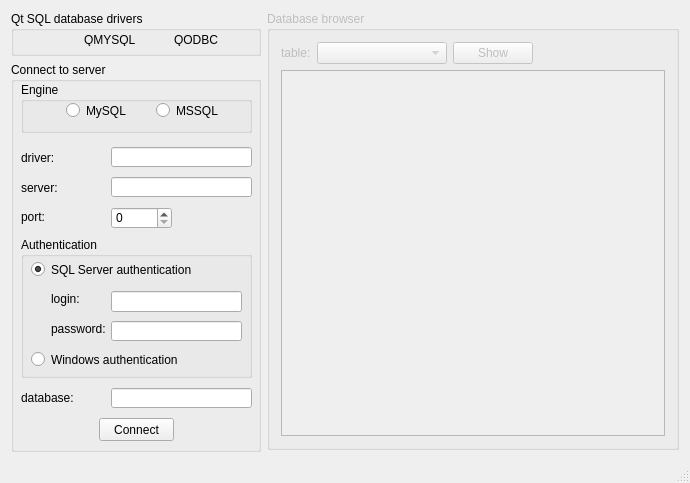
<?xml version="1.0" encoding="UTF-8"?>
<ui version="4.0">
 <class>MainWindow</class>
 <widget class="QMainWindow" name="MainWindow">
  <property name="geometry">
   <rect>
    <x>0</x>
    <y>0</y>
    <width>690</width>
    <height>483</height>
   </rect>
  </property>
  <property name="sizePolicy">
   <sizepolicy hsizetype="MinimumExpanding" vsizetype="MinimumExpanding">
    <horstretch>0</horstretch>
    <verstretch>0</verstretch>
   </sizepolicy>
  </property>
  <property name="minimumSize">
   <size>
    <width>690</width>
    <height>483</height>
   </size>
  </property>
  <property name="windowTitle">
   <string>Qt SQL Example</string>
  </property>
  <property name="windowIcon">
   <iconset resource="../res/icons.qrc">
    <normaloff>:/icons/database.ico</normaloff>:/icons/database.ico</iconset>
  </property>
  <widget class="QWidget" name="centralWidget">
   <layout class="QHBoxLayout" name="horizontalLayout_4">
    <item>
     <layout class="QVBoxLayout" name="verticalLayout_2">
      <item>
       <widget class="QGroupBox" name="groupBox_sql_drivers">
        <property name="sizePolicy">
         <sizepolicy hsizetype="Fixed" vsizetype="Fixed">
          <horstretch>0</horstretch>
          <verstretch>0</verstretch>
         </sizepolicy>
        </property>
        <property name="minimumSize">
         <size>
          <width>250</width>
          <height>45</height>
         </size>
        </property>
        <property name="title">
         <string>Qt SQL database drivers</string>
        </property>
        <widget class="QLabel" name="label_qmysql_icon">
         <property name="geometry">
          <rect>
           <x>53</x>
           <y>23</y>
           <width>13</width>
           <height>13</height>
          </rect>
         </property>
         <property name="text">
          <string/>
         </property>
         <property name="pixmap">
          <pixmap resource="../res/icons.qrc">:/icons/failure.ico</pixmap>
         </property>
        </widget>
        <widget class="QLabel" name="label_qodbc_icon">
         <property name="geometry">
          <rect>
           <x>143</x>
           <y>23</y>
           <width>13</width>
           <height>13</height>
          </rect>
         </property>
         <property name="text">
          <string/>
         </property>
         <property name="pixmap">
          <pixmap resource="../res/icons.qrc">:/icons/failure.ico</pixmap>
         </property>
        </widget>
        <widget class="QLabel" name="label_7">
         <property name="geometry">
          <rect>
           <x>73</x>
           <y>22</y>
           <width>65</width>
           <height>13</height>
          </rect>
         </property>
         <property name="text">
          <string>QMYSQL</string>
         </property>
        </widget>
        <widget class="QLabel" name="label_8">
         <property name="geometry">
          <rect>
           <x>163</x>
           <y>22</y>
           <width>65</width>
           <height>13</height>
          </rect>
         </property>
         <property name="text">
          <string>QODBC</string>
         </property>
        </widget>
       </widget>
      </item>
      <item>
       <widget class="QGroupBox" name="groupBox_sql_connect">
        <property name="sizePolicy">
         <sizepolicy hsizetype="Fixed" vsizetype="Fixed">
          <horstretch>0</horstretch>
          <verstretch>0</verstretch>
         </sizepolicy>
        </property>
        <property name="minimumSize">
         <size>
          <width>250</width>
          <height>390</height>
         </size>
        </property>
        <property name="font">
         <font>
          <weight>50</weight>
          <bold>false</bold>
         </font>
        </property>
        <property name="title">
         <string>Connect to server</string>
        </property>
        <property name="flat">
         <bool>false</bool>
        </property>
        <property name="checkable">
         <bool>false</bool>
        </property>
        <widget class="QGroupBox" name="groupBox_authentication">
         <property name="geometry">
          <rect>
           <x>10</x>
           <y>175</y>
           <width>231</width>
           <height>141</height>
          </rect>
         </property>
         <property name="title">
          <string>Authentication</string>
         </property>
         <widget class="QLineEdit" name="lineEdit_login">
          <property name="enabled">
           <bool>true</bool>
          </property>
          <property name="geometry">
           <rect>
            <x>90</x>
            <y>54</y>
            <width>131</width>
            <height>21</height>
           </rect>
          </property>
          <property name="text">
           <string/>
          </property>
         </widget>
         <widget class="QRadioButton" name="radio_sql_authentication">
          <property name="geometry">
           <rect>
            <x>10</x>
            <y>24</y>
            <width>211</width>
            <height>17</height>
           </rect>
          </property>
          <property name="sizePolicy">
           <sizepolicy hsizetype="Expanding" vsizetype="Fixed">
            <horstretch>0</horstretch>
            <verstretch>0</verstretch>
           </sizepolicy>
          </property>
          <property name="text">
           <string>SQL Server authentication</string>
          </property>
          <property name="checked">
           <bool>true</bool>
          </property>
         </widget>
         <widget class="QRadioButton" name="radio_windows_authentication">
          <property name="geometry">
           <rect>
            <x>10</x>
            <y>114</y>
            <width>211</width>
            <height>17</height>
           </rect>
          </property>
          <property name="sizePolicy">
           <sizepolicy hsizetype="Expanding" vsizetype="Fixed">
            <horstretch>0</horstretch>
            <verstretch>0</verstretch>
           </sizepolicy>
          </property>
          <property name="text">
           <string>Windows authentication</string>
          </property>
          <property name="checked">
           <bool>false</bool>
          </property>
         </widget>
         <widget class="QLineEdit" name="lineEdit_password">
          <property name="enabled">
           <bool>true</bool>
          </property>
          <property name="geometry">
           <rect>
            <x>90</x>
            <y>84</y>
            <width>131</width>
            <height>20</height>
           </rect>
          </property>
          <property name="text">
           <string/>
          </property>
          <property name="echoMode">
           <enum>QLineEdit::Password</enum>
          </property>
         </widget>
         <widget class="QLabel" name="label">
          <property name="geometry">
           <rect>
            <x>30</x>
            <y>54</y>
            <width>61</width>
            <height>16</height>
           </rect>
          </property>
          <property name="text">
           <string>login:</string>
          </property>
         </widget>
         <widget class="QLabel" name="label_2">
          <property name="geometry">
           <rect>
            <x>30</x>
            <y>84</y>
            <width>61</width>
            <height>16</height>
           </rect>
          </property>
          <property name="text">
           <string>password:</string>
          </property>
         </widget>
        </widget>
        <widget class="QPushButton" name="button_connect">
         <property name="geometry">
          <rect>
           <x>88</x>
           <y>356</y>
           <width>75</width>
           <height>23</height>
          </rect>
         </property>
         <property name="text">
          <string>Connect</string>
         </property>
         <property name="autoDefault">
          <bool>true</bool>
         </property>
        </widget>
        <widget class="QLabel" name="label_3">
         <property name="geometry">
          <rect>
           <x>10</x>
           <y>115</y>
           <width>81</width>
           <height>21</height>
          </rect>
         </property>
         <property name="text">
          <string>server:</string>
         </property>
        </widget>
        <widget class="QLineEdit" name="lineEdit_server_address">
         <property name="geometry">
          <rect>
           <x>100</x>
           <y>115</y>
           <width>141</width>
           <height>20</height>
          </rect>
         </property>
         <property name="text">
          <string/>
         </property>
        </widget>
        <widget class="QLineEdit" name="lineEdit_database_name">
         <property name="geometry">
          <rect>
           <x>100</x>
           <y>326</y>
           <width>141</width>
           <height>20</height>
          </rect>
         </property>
         <property name="text">
          <string/>
         </property>
        </widget>
        <widget class="QLabel" name="label_4">
         <property name="geometry">
          <rect>
           <x>10</x>
           <y>326</y>
           <width>81</width>
           <height>20</height>
          </rect>
         </property>
         <property name="text">
          <string>database:</string>
         </property>
        </widget>
        <widget class="QLabel" name="label_6">
         <property name="geometry">
          <rect>
           <x>10</x>
           <y>145</y>
           <width>81</width>
           <height>20</height>
          </rect>
         </property>
         <property name="text">
          <string>port:</string>
         </property>
        </widget>
        <widget class="QSpinBox" name="spinBox_server_port">
         <property name="geometry">
          <rect>
           <x>100</x>
           <y>145</y>
           <width>61</width>
           <height>22</height>
          </rect>
         </property>
         <property name="toolTip">
          <string>Default: MySQL 3306; MSSQL 1433</string>
         </property>
         <property name="maximum">
          <number>65535</number>
         </property>
         <property name="value">
          <number>0</number>
         </property>
        </widget>
        <widget class="QLabel" name="label_9">
         <property name="geometry">
          <rect>
           <x>10</x>
           <y>85</y>
           <width>81</width>
           <height>21</height>
          </rect>
         </property>
         <property name="text">
          <string>driver:</string>
         </property>
        </widget>
        <widget class="QLineEdit" name="lineEdit_driver">
         <property name="geometry">
          <rect>
           <x>100</x>
           <y>85</y>
           <width>141</width>
           <height>20</height>
          </rect>
         </property>
         <property name="toolTip">
          <string>For ODBC/MSSQL: &quot;SQL Server&quot; (Windows), &quot;ODBC Driver 13 for SQL Server&quot; (unix), etc.</string>
         </property>
         <property name="text">
          <string/>
         </property>
        </widget>
        <widget class="QGroupBox" name="groupBox_engine">
         <property name="geometry">
          <rect>
           <x>10</x>
           <y>20</y>
           <width>231</width>
           <height>51</height>
          </rect>
         </property>
         <property name="title">
          <string>Engine</string>
         </property>
         <widget class="QRadioButton" name="radio_mssql">
          <property name="geometry">
           <rect>
            <x>135</x>
            <y>20</y>
            <width>82</width>
            <height>17</height>
           </rect>
          </property>
          <property name="text">
           <string>MSSQL</string>
          </property>
         </widget>
         <widget class="QRadioButton" name="radio_mysql">
          <property name="geometry">
           <rect>
            <x>45</x>
            <y>20</y>
            <width>82</width>
            <height>17</height>
           </rect>
          </property>
          <property name="text">
           <string>MySQL</string>
          </property>
         </widget>
        </widget>
       </widget>
      </item>
      <item>
       <spacer name="verticalSpacer">
        <property name="orientation">
         <enum>Qt::Vertical</enum>
        </property>
        <property name="sizeHint" stdset="0">
         <size>
          <width>20</width>
          <height>40</height>
         </size>
        </property>
       </spacer>
      </item>
     </layout>
    </item>
    <item>
     <widget class="QGroupBox" name="groupBox_database_browser">
      <property name="enabled">
       <bool>false</bool>
      </property>
      <property name="sizePolicy">
       <sizepolicy hsizetype="MinimumExpanding" vsizetype="Expanding">
        <horstretch>0</horstretch>
        <verstretch>0</verstretch>
       </sizepolicy>
      </property>
      <property name="minimumSize">
       <size>
        <width>300</width>
        <height>300</height>
       </size>
      </property>
      <property name="title">
       <string>Database browser</string>
      </property>
      <layout class="QGridLayout" name="gridLayout_2">
       <item row="0" column="1">
        <widget class="QComboBox" name="comboBox_table_name">
         <property name="sizePolicy">
          <sizepolicy hsizetype="Fixed" vsizetype="Fixed">
           <horstretch>0</horstretch>
           <verstretch>0</verstretch>
          </sizepolicy>
         </property>
         <property name="minimumSize">
          <size>
           <width>130</width>
           <height>0</height>
          </size>
         </property>
         <property name="sizeIncrement">
          <size>
           <width>130</width>
           <height>0</height>
          </size>
         </property>
        </widget>
       </item>
       <item row="0" column="3">
        <spacer name="horizontalSpacer">
         <property name="orientation">
          <enum>Qt::Horizontal</enum>
         </property>
         <property name="sizeHint" stdset="0">
          <size>
           <width>40</width>
           <height>20</height>
          </size>
         </property>
        </spacer>
       </item>
       <item row="0" column="2">
        <widget class="QPushButton" name="button_show_table">
         <property name="text">
          <string>Show</string>
         </property>
         <property name="autoDefault">
          <bool>true</bool>
         </property>
        </widget>
       </item>
       <item row="0" column="0">
        <widget class="QLabel" name="label_5">
         <property name="sizePolicy">
          <sizepolicy hsizetype="Preferred" vsizetype="Preferred">
           <horstretch>0</horstretch>
           <verstretch>0</verstretch>
          </sizepolicy>
         </property>
         <property name="text">
          <string>table:</string>
         </property>
        </widget>
       </item>
       <item row="1" column="0" colspan="4">
        <widget class="QTableView" name="tableView_database_table"/>
       </item>
      </layout>
     </widget>
    </item>
   </layout>
  </widget>
  <widget class="QStatusBar" name="statusBar"/>
 </widget>
 <layoutdefault spacing="6" margin="11"/>
 <tabstops>
  <tabstop>radio_mysql</tabstop>
  <tabstop>radio_mssql</tabstop>
  <tabstop>lineEdit_driver</tabstop>
  <tabstop>lineEdit_server_address</tabstop>
  <tabstop>spinBox_server_port</tabstop>
  <tabstop>radio_sql_authentication</tabstop>
  <tabstop>lineEdit_login</tabstop>
  <tabstop>lineEdit_password</tabstop>
  <tabstop>radio_windows_authentication</tabstop>
  <tabstop>lineEdit_database_name</tabstop>
  <tabstop>button_connect</tabstop>
  <tabstop>comboBox_table_name</tabstop>
  <tabstop>button_show_table</tabstop>
  <tabstop>tableView_database_table</tabstop>
 </tabstops>
 <resources>
  <include location="../res/icons.qrc"/>
 </resources>
 <connections/>
</ui>
